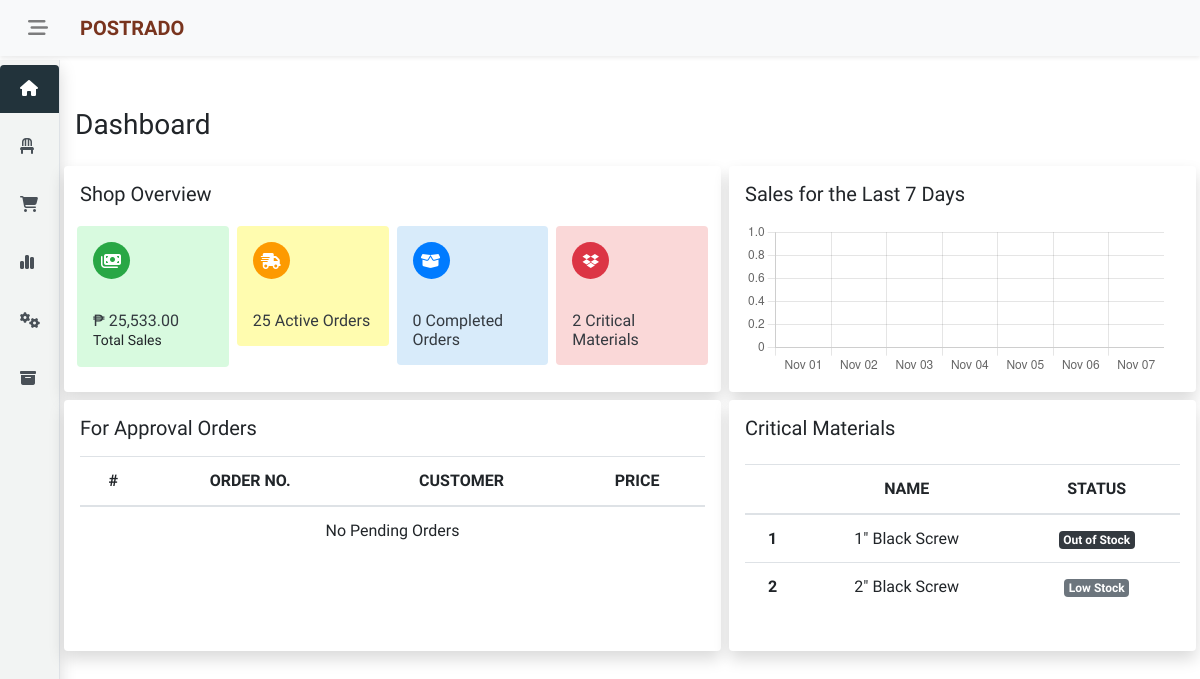
/adm-dashboard.php (signed in), run on the app's committed database.
### tables this page shows
CREATE TABLE `materials` (
  `id` int(11) NOT NULL,
  `material_name` varchar(255) NOT NULL,
  `quantity` int(11) NOT NULL,
  `minimum_qty` int(11) NOT NULL,
  `unit` int(11) NOT NULL,
  `cost` float NOT NULL,
  `status` tinyint(11) NOT NULL,
  `archived` tinyint(11) NOT NULL,
  `date_created` datetime NOT NULL,
  `date_archived` datetime DEFAULT NULL,
  `added_by` int(11) NOT NULL
);

### adm-dashboard.php (the view, shortened to what this page needs)
<?php
    require('./functions/userValidate.php');
    $totalSales = $conn->query("SELECT SUM(total) AS total_sales FROM orders WHERE order_status = 'complete'")->fetch_assoc()["total_sales"];
    $activeOrders = $conn->query("SELECT COUNT(id) AS active_orders FROM orders WHERE order_status = 'pending' OR order_status = 'preparing' OR order_status = 'ready'")->fetch_assoc()["active_orders"];
    $completeOrders = $conn->query("SELECT COUNT(id) AS complete_orders FROM orders WHERE order_status = 'complete' AND DATE(date_completed) = CURDATE()")->fetch_assoc()["complete_orders"];
    $criticalMaterials = $conn->query("SELECT COUNT(id) AS critical_materials FROM materials WHERE status = '2' OR status = '3'")->fetch_assoc()["critical_materials"];
    $salesGraphLabels = array();
    $salesGraphValues = array();
    for($x = 6; $x >= 0; $x--){
        $date = date("Y-m-d", strtotime("-$x days"));
        $total = $conn->query("
            SELECT
                IFNULL(SUM(total), 0) AS total_sales
            FROM orders
            WHERE
                DATE(date_created) = '$date' OR
                DATE(date_completed) = '$date'
        ")->fetch_assoc()["total_sales"];
        array_push($salesGraphLabels, date("M d", strtotime($date)));
        array_push($salesGraphValues, $total);
    }
?>
<!DOCTYPE html>
<html lang="en">
<head>
    <link rel="stylesheet" href="https://cdn.jsdelivr.net/npm/bootstrap@4.6.2/dist/css/bootstrap.min.css">
    <link rel="stylesheet" href="./css/animations.css?t=<?=time()?>">
    <link rel="stylesheet" href="./css/styles.css?t=<?=time()?>">
    <link rel="stylesheet" href="./css/adm/adm-navbar.css?t=<?=time()?>">
    <link rel="stylesheet" href="./css/adm/adm-reports.css?t=<?=time()?>">
</head>
<body>
    <?php
        include('./layouts/adm/adm-navbar.php');
    ?>
    <div id="main-div">
        <div class="container py-5">
            <h3 class="heading-text text-medium mb-4">Dashboard</h3>
            <div class="row">
                <div class="col col-12 col-lg-7 px-1">
                    <div class="overviewContainer bg-white shadow rounded p-3" style="height: 100%">
                        <h5 class="text-medium mb-3">Shop Overview</h5>
                        <div class="row px-2">
                            <div class="col col-6 col-lg-3 p-0 px-1">
                                <div class="overviewContainer rounded my-1 p-3" style="background-color: #d8fadf">
                                    <div class="rounded-circle bg-success text-white p-2 mb-2" style="width: 37px; height: 37px">
                                        <i class="fa-solid fa-money-bills"></i>
                                    </div>
                                    <br>
                                    <h6 class="text-dark text-medium m-0">₱ <?=number_format($totalSales, 2)?></h6>
                                    <small class="text-thin d-block">Total Sales</small>
                                </div>
                            </div>
                            <div class="col col-6 col-lg-3 p-0 px-1">
                                <div class="overviewContainer rounded my-1 p-3" style="background-color: #fffcaf">
                                    <div class="rounded-circle text-white p-2 mb-2" style="width: 37px; height: 37px; background-color: #FD9A01">
                                        <i class="fa-solid fa-truck-fast"></i>
                                    </div>
                                    <br>
                                    <h6 class="text-dark text-medium m-0"><?=$activeOrders?> Active Orders</h6>
                                </div>
                            </div>
                            <div class="col col-6 col-lg-3 p-0 px-1">
                                <div class="overviewContainer rounded my-1 p-3" style="background-color: #D8EBFA">
                                    <div class="rounded-circle bg-primary text-white p-2 mb-2" style="width: 37px; height: 37px">
                                        <i class="fa-solid fa-box-open"></i>
                                    </div>
                                    <br>
                                    <h6 class="text-dark text-medium m-0"><?=$completeOrders?> Completed Orders</h6>
                                </div>
                            </div>
                            <div class="col col-6 col-lg-3 p-0 px-1">
                                <div class="overviewContainer rounded my-1 p-3" style="background-color: #fad8d8">
                                    <div class="rounded-circle bg-danger text-white p-2 mb-2 text-center" style="width: 37px; height: 37px">
                                        <i class="fa-brands fa-dropbox"></i>
                                    </div>
                                    <br>
                                    <h6 class="text-dark text-medium m-0"><?=$criticalMaterials?> Critical Materials</h6>
                                </div>
                            </div>
                        </div>
                    </div>
                </div>
                <div class="col col-12 col-lg-5 px-1">
                    <div class="overviewContainer bg-white shadow rounded p-3">
                        <h5 class="text-medium mb-3">Sales for the Last 7 Days</h5>
                        <canvas class="mr-3" id="myChart" style="width:100%;max-width:600px;height: 160px"></canvas>
                    </div>
                </div>
            </div>
            <div class="row">
                <div class="col col-12 col-lg-7 mb-2 px-1">
                    <div class="bg-white shadow rounded p-3 mt-2" style="height: 100%">
                        <h5 class="text-medium mb-3 d-block">For Approval Orders</h5>
                        <table class="table" id="pendingOrders">
                            <thead>
                                <th>#</th>
                                <th>ORDER NO.</th>
                                <th>CUSTOMER</th>
                                <th>PRICE</th>
                            </thead>
                            <tbody>
                                <?php
                                    $result = $conn->query("
                                        SELECT ord.*, us.username
                                        FROM orders ord
                                            INNER JOIN users us ON ord.added_by = us.id
                                        WHERE ord.order_status = 'pending'
                                        LIMIT 10
                                    ");
                                    if($result->num_rows > 0){
                                        $num = 1;
                                        while($row = $result->fetch_assoc()){
                                            echo '
                                                <tr>
                                                    <th class="text-center">'.$num.'</th>
                                                    <td class="text-center">ORD-'.$row["id"].'</td>
                                                    <td class="text-center">'.$row["username"].'</td>
                                                    <td class="text-center">₱ '.number_format($row["total"], 2).'</td>
                                                <tr>
                                            ';
                                            $num++;
                                        }
                                    }
                                    else{
                                        echo '
                                            <tr>
                                                <td class="text-center" colspan="4">No Pending Orders</td>
                                            <tr>
                                        ';
                                    }
                                ?>
                            </tbody>
                        </table>
                    </div>
                </div>
                <div class="col col-12 col-lg-5 mb-2 px-1">
                    <div class="bg-white shadow rounded p-3 mt-2" style="height: 100%">
                        <h5 class="text-medium d-block mb-4">Critical Materials</h5>
                        <table class="table" id="criticalMaterials">
                            <thead>
                                <th></th>
                                <th>NAME</th>
                                <th>STATUS</th>
                            </thead>
                            <tbody>
                                <?php
                                    $result = $conn->query("
                                        SELECT * FROM materials WHERE status > 1 ORDER BY status DESC
                                    ");
                                    if($result->num_rows > 0){
                                        $num = 1;
                                        while($row = $result->fetch_assoc()){
                                            $statusBadge = '';
                                            if($row["status"] == 2){
                                                $statusBadge = '<span class="badge badge-secondary">Low Stock</span>';
                                            }
                                            else{
                                                $statusBadge = '<span class="badge badge-dark">Out of Stock</span>';
                                            }
                                            echo '
                                                <tr>
                                                    <th class="text-center">'.$num.'</th>
                                                    <td class="text-center">'.$row["material_name"].'</td>
                                                    <td class="text-center">'.$statusBadge.'</td>
                                                <tr>
                                            ';
                                            $num++;
                                        }
                                    }
                                    else{
                                        echo '
                                            <tr>
                                                <td class="text-center" colspan="3">No Critical Materials</td>
                                            <tr>
                                        ';
                                    }
                                ?>
                            </tbody>
                        </table>
                    </div>
                </div>
            </div>
        </div>
    </div>
    <script>
        const xValues = <?=json_encode($salesGraphLabels)?>;
        const yValues = <?=json_encode($salesGraphValues)?>;
        const myChart = new Chart("myChart", {
        type: "bar",
        data: {
            labels: xValues,
            datasets: [{
            data: yValues
            }]
        },
        options: {
            responsive: true,
            plugins:{
                legend:{
                    display: false
                }
            }
        }
        });
    </script>
</body>
</html>

### css/styles.css (style rules this page uses)
:root { --brown: #79341e; --lbrown: #f0ead2; --lblue: #bfdef3; --dblue: #22333b; --fnt: "Work Sans", sans-serif; }
*, .text-regular { font-family: var(--fnt); font-optical-sizing: auto; font-weight: 400; font-variation-settings: "wdth" 100; }
.text-medium { font-family: var(--fnt); font-optical-sizing: auto; font-weight: 500; font-variation-settings: "wdth" 100; }
h1, h2, h3, h4, h5, h6, b, .text-bold { font-family: var(--fnt); font-optical-sizing: auto; font-weight: 700; font-variation-settings: "wdth" 100; }
#main-div { animation: transitionIn-Y-bottom 0.5s; }
.table th { font-weight: bold; }
.table thead th { text-align: center; }
.table th, .table td { vertical-align: middle; }
table th, table td { text-align: center!important; }

### css/adm/adm-navbar.css (style rules this page uses)
#main-div { margin-left: 60px; transition: 0.3s; }

### data on the page
materials: material_name "1\" Black Screw", status "Out of Stock"
materials: material_name "2\" Black Screw", status "Low Stock"

### other printed values
$totalSales "25,533.00"
$activeOrders "25"
$completeOrders "0"
$criticalMaterials "2"
chart data {{ json_encode($salesGraphValues) }} ["0","0","0","0","0","0","0"]
